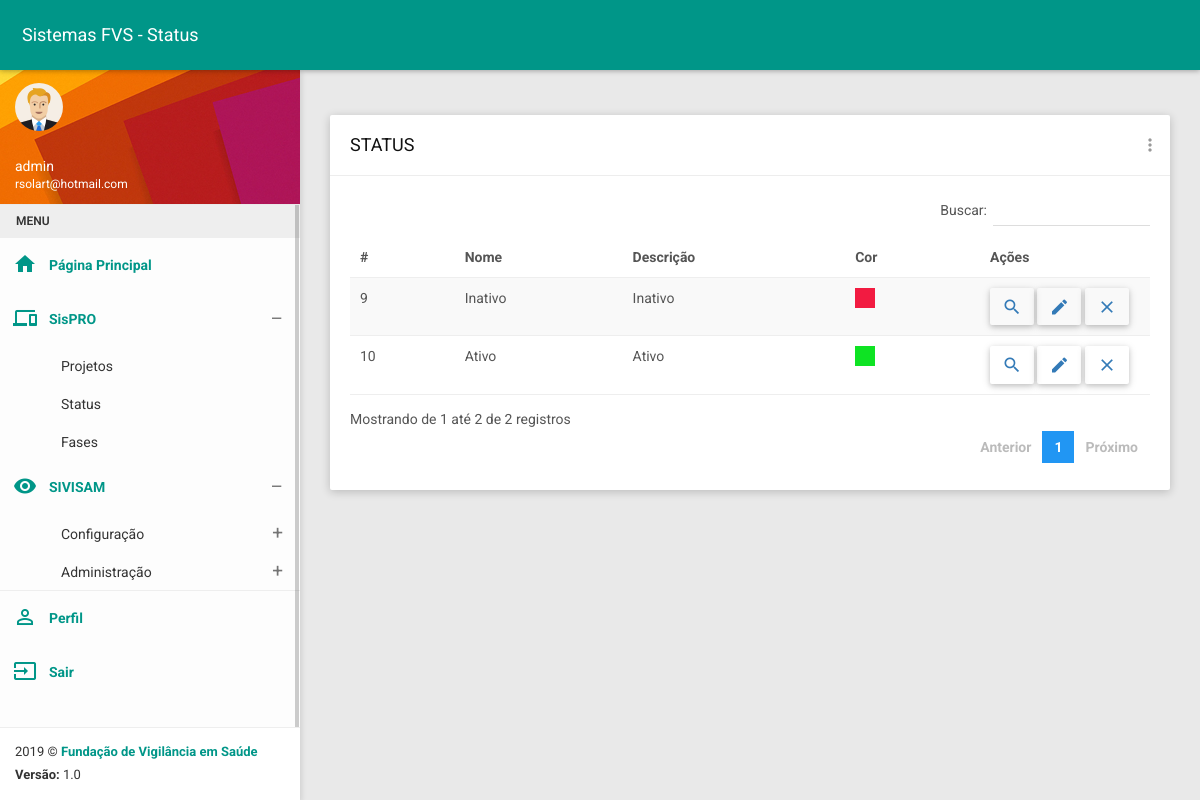
The page /status_list (signed in) on the database its author committed.
### sistemasfvs/models.py (models this page shows, shortened)
class Status(models.Model):
    st_nome = models.CharField(verbose_name='nome', max_length=200, default='')
    st_descricao = models.CharField(verbose_name='descrição', max_length=400, default='')
    st_cor = models.CharField(verbose_name='cor', max_length=20, default='')
    class Meta:
        permissions = (
            ('status_list', 'Pode listar status'),
            ('status_create', 'Pode cadastrar status'),
            ('status_update', 'Pode editar status'),
            ('status_view', 'Pode ver status'),
            ('status_delete', 'Pode deletar status')
        )

### sistemasfvs/views.py (the view)
# urls.py: path('status_list', status_list, name="status_list"),
@login_required
@permission_required('sistemasfvs.status_list')
def status_list(request):
    model = Status.objects.all()
    q = request.GET.get('pesquisar_por')
    if q is not None:
        model = model.filter(Q(st_nome__icontains=q) | Q(st_descricao__icontains=q))
    return render(request, 'status/status_list.html', {'status': model})

### sistemasfvs/templates/status/status_list.html (shortened to what this page needs)
{% extends 'base.html' %}
{% load static %}
{% block css %}
    <link href="{% static 'plugins/bootstrap/css/bootstrap.css' %}" rel="stylesheet">
    <link href="{% static 'plugins/node-waves/waves.css' %}" rel="stylesheet" />
    <link href="{% static 'plugins/animate-css/animate.css' %}" rel="stylesheet" />
    <link href="{% static 'plugins/jquery-datatable/skin/bootstrap/css/dataTables.bootstrap.css' %}" rel="stylesheet">
    <link href="{% static 'css/style.css' %}" rel="stylesheet">
    <link href="{% static 'css/themes/all-themes.css' %}" rel="stylesheet" />
{% endblock %}
{% block title %} Sistemas FVS - Status {% endblock %}
{% block content %}
<div class="row clearfix">
                <div class="col-lg-12 col-md-12 col-sm-12 col-xs-12">
                    <div class="card">
                        <div class="header">
                            <h2>
                                STATUS
                            </h2>
                            <ul class="header-dropdown m-r--5">
                                <li class="dropdown">
                                    <a href="javascript:void(0);" class="dropdown-toggle" data-toggle="dropdown" role="button" aria-haspopup="true" aria-expanded="false">
                                        <i class="material-icons">more_vert</i>
                                    </a>
                                </li>
                            </ul>
                        </div>
                        <div class="body">
                            <div class="table-responsive">
                                <table class="table table-striped table-hover dataTable js-exportable">
                                    <thead>
                                        <tr>
                                            <th>#</th>
                                            <th>Nome</th>
                                            <th>Descrição</th>
                                            <th>Cor</th>
                                            <th>Ações</th>
                                        </tr>
                                    </thead>
                                    <tbody>
                                        {% for st in status %}
                                        <tr>
                                            <td>{{ st.id }}</td>
                                            <td>{{ st.st_nome }}</td>
                                            <td>{{ st.st_descricao }}</td>
                                            <td><div style="height: 20px; width: 20px; background-color: {{ st.st_cor }}"></div></td>
                                            <td style="width: 150px;">
                                                <a href="{% url 'status_view' st.id %}" class="btn"><i class="material-icons">search</i></a>
                                                <a href="{% url 'status_update' st.id %}" class="btn"><i class="material-icons">mode_edit</i></a>
                                                <a href="{% url 'status_delete' st.id %}" class="btn"><i class="material-icons">close</i></a>
                                            </td>
                                        </tr>
                                        {% endfor %}
                                    </tbody>
                                </table>
                            </div>
                        </div>
                    </div>
                </div>
            </div>
{% endblock %}

### templates/base.html (shortened to what this page needs)
{% load static %}
<!DOCTYPE html>
<html>
<head>
    {% block css %}
    {% endblock %}
</head>
<body class="theme-teal">
    <nav class="navbar">
        <div class="container-fluid">
            <div class="navbar-header">
                <a class="navbar-brand" href="javascript:void(0);">{% block title %}{% endblock %}</a>
            </div>
            <div class="collapse navbar-collapse" id="navbar-collapse">
            </div>
        </div>
    </nav>
    <section>
        <aside id="leftsidebar" class="sidebar">
            <div class="user-info">
                <div class="image">
                    <img src="{% static 'images/user.png' %}" width="48" height="48" alt="User" />
                </div>
                <div class="info-container">
                    <div class="name" data-toggle="dropdown" aria-haspopup="true" aria-expanded="false">{{ user.username }}</div>
                    <div class="email">{{ user.email }}</div>
                </div>
            </div>
            <div class="menu">
                <ul class="list">
                    <li class="header">MENU</li>
                    <li class="active">
                        <a href="{% url 'home' %}">
                            <i class="material-icons">home</i>
                            <span>Página Principal</span>
                        </a>
                    </li>
                    <li class="active">
                        {% if perms.sistemasfvs.sistema_list %}
                                <a href="javascript:void(0);" class="menu-toggle">
                                    <i class="material-icons">devices</i>
                                    <span>SisPRO</span>
                                </a>
                        {% endif %}
                        <ul class="ml-menu">
                            <li>
                                <a href="{% url 'sistema_list' %}">
                                    <span>Projetos</span>
                                </a>
                            </li>
                            <li>
                                <a href="{% url 'status_list' %}">
                                    <span>Status</span>
                                </a>
                            </li>
                            <li>
                                <a href="{% url 'fase_list' %}">
                                    <span>Fases</span>
                                </a>
                            </li>
                        </ul>
                    </li>
                    <li class="active">
                        <a href="javascript:void(0);" class="menu-toggle" style="">
                            <i class="material-icons">remove_red_eye</i>
                            <span>SIVISAM</span>
                        </a>
                        <ul class="ml-menu">
                            <li>
                                <a href="javascript:void(0);" class="menu-toggle">
                                    <span>Configuração</span>
                                </a>
                            </li>
                            <li>
                                <a href="javascript:void(0);" class="menu-toggle">
                                    <span>Administração</span>
                                </a>
                            </li>
                        </ul>
                    </li>
                    <li style="border-top: 1px solid #eee;" class="active">
                        <a href="{% url 'perfil' %}">
                            <i class="material-icons">perm_identity</i>
                            <span>Perfil</span>
                        </a>
                    </li>
                    <li class="active">
                        <a href="{% url 'logout' %}">
                            <i class="material-icons">input</i>
                            <span>Sair</span>
                        </a>
                    </li>
                </ul>
            </div>
            <div class="legal">
                <div class="copyright">
                     2019 &copy; <a href="http://www.fvs.am.gov.br">Fundação de Vigilância em Saúde</a>
                </div>
                <div class="version">
                    <b>Versão: </b> 1.0
                </div>
            </div>
        </aside>
    </section>
    <section class="content">
        <div class="container-fluid">
           {% block content %}
           {% endblock %}
        </div>
    </section>
</body>
</html>

### statics/css/themes/all-themes.css (style rules this page uses)
.theme-teal .navbar { background-color: #009688; }
.theme-teal .navbar-brand { color: #fff; }
.theme-teal .sidebar .menu .list li.active { background-color: transparent; }
.theme-teal .sidebar .menu .list li.active > :first-child i, .theme-teal .sidebar .menu .list li.active > :first-child span { color: #009688; }
.theme-teal .sidebar .menu .list .toggled { background-color: transparent; }
.theme-teal .sidebar .menu .list .ml-menu { background-color: transparent; }
.theme-teal .sidebar .legal { background-color: #fff; }
.theme-teal .sidebar .legal .copyright a { color: #009688 !important; }

### rows shown on the page
Status: id "9", st_nome "Inativo", st_descricao "Inativo"
Status: id "10", st_nome "Ativo", st_descricao "Ativo"

### other values the page prints
{{ user.username }} "admin"
{{ user.email }} "rsolart@hotmail.com"
